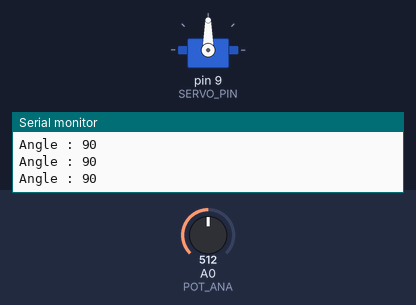
This sketch was run on a simulated Arduino Uno, built with avr-gcc and run on an emulated ATmega328P. On the bench: servo, the last lines printed to the serial monitor. Inputs (shaded band) come from the test bench; at power-on: A0 (POT_ANA) = 512.

Above: at 1.2 s.
1.3 s: A0 (POT_ANA) set to 551
At 2.5 s:
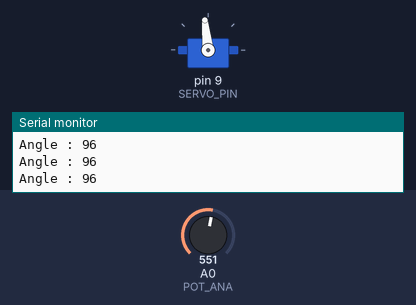
2.8 s: A0 (POT_ANA) set to 586
At 3.7 s:
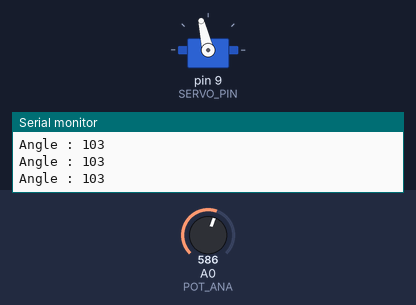
4.3 s: A0 (POT_ANA) set to 716
At 4.9 s:
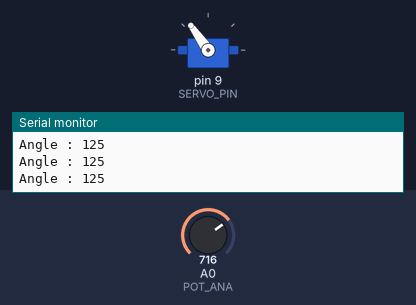
5.8 s: A0 (POT_ANA) set to 0
At 7.0 s:
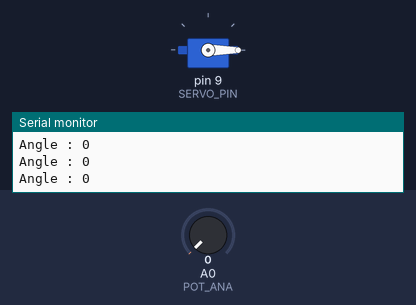
7.3 s: A0 (POT_ANA) set to 51
At 8.1 s:
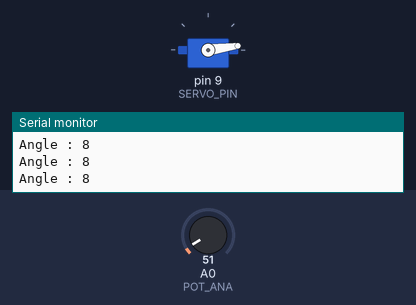
8.8 s: A0 (POT_ANA) set to 60
At 9.5 s:
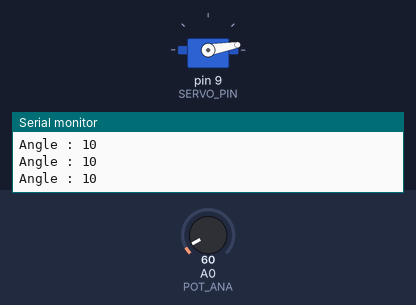
Timing chart, 0 to 11.3 s (numbered marks = the images above; inputs shaded):
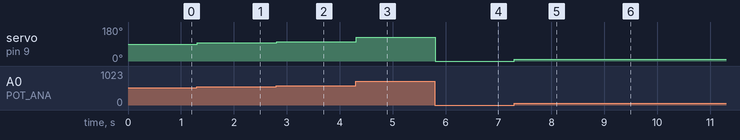

The sketch:

P1_Servo_Intro.ino
```cpp
#include <Servo.h>

#define POT_ANA A0
#define SERVO_PIN 9

Servo my_servo;

void setup(){
    Serial.begin(9600);
    pinMode(POT_ANA, INPUT);
    my_servo.attach(SERVO_PIN);
}

void loop(){
    int val = analogRead(POT_ANA);
    val = map(val, 0, 1023, 0, 180);
    my_servo.write(val);
    delay(15);
    Serial.print("Angle : ");
    Serial.println(my_servo.read());
}

// Make a code that rotates the servo from 0<->180 degrees

// void loop(){
//     for(int pos=0; pos<=180; pos++){
//         my_servo.write(pos);
//         delay(15);
//     }
//     for(int pos=180; pos>=0; pos--){
//         my_servo.write(pos);
//         delay(15);
//     }


// }
```

Measured:
- after the input at 1.3 s, servo on pin 9 (SERVO_PIN): 90° → 96° at once
- after the input at 2.8 s, servo on pin 9 (SERVO_PIN): 96° → 103° at once
- after the input at 4.3 s, servo on pin 9 (SERVO_PIN): 103° → 125° at once
- after the input at 5.8 s, servo on pin 9 (SERVO_PIN): 125° → 0° at once
- after the input at 7.3 s, servo on pin 9 (SERVO_PIN): 0° → 8° at once
- after the input at 8.8 s, servo on pin 9 (SERVO_PIN): 8° → 10° at once
